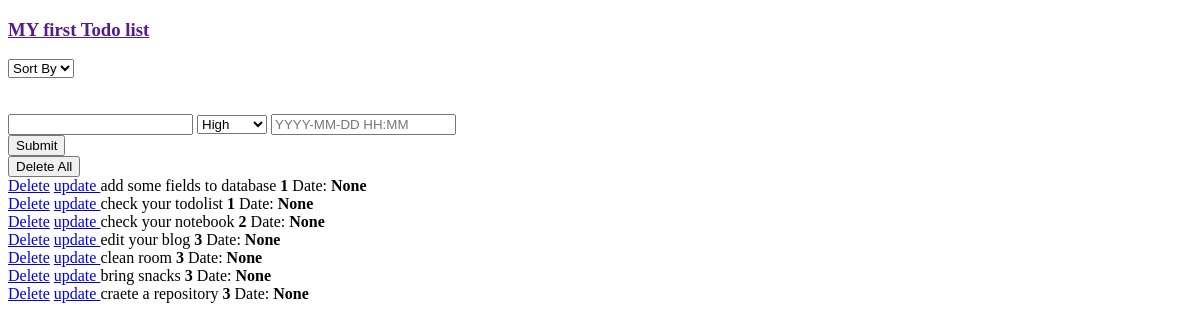
The app's page /, older data.
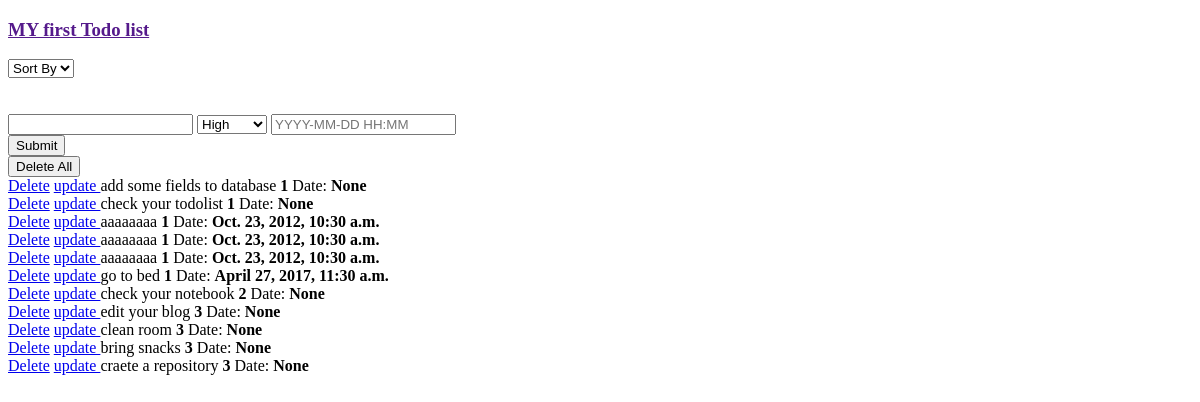
The same page, newer data.
### todoapp/models.py (models this page shows)
class Todolist(models.Model):
	task = models.CharField(max_length=200, null=True)
	priority = models.IntegerField(default= '3')
	due_date = models.DateTimeField(null=True)

### todoapp/views.py (the view, shortened to what this page needs)
# urls.py: url(r'^$', views.test),
def test(request):
    choose = request.GET.get('choose',1)
    if int(choose) == 2 :
        context={'todo_list': Todolist.objects.all().order_by('due_date')}
    else:
        context={'todo_list': Todolist.objects.all().order_by('priority')}
    return render(request, 'index.html', context)

### templates/index.html (shortened to what this page needs)
<!DOCTYPE html>
<html>
<head>
</head>
<body>
<a href=""><h3>MY first Todo list</h3> </a>
<form action="/">
<select name="choose" onchange="this.form.submit()" >
   <option >Sort By</option>
 </select>
</form>
<br>
<br>
<form action="/" method="post">{% csrf_token %}
	<input type="text" name="task_data"/>
	<select name="priority" >
  <option value="1">High</option>
</select>
<input type="text" name="task_date" placeholder="YYYY-MM-DD HH:MM" title="Enter a date in this formart YYYY-MM-DD HH:MM"/> <br>
	<input type="submit"/>
</form>
<a href='/delete_all/'> <button>Delete All</button> </a> <br>
{% for x in todo_list %}
    <a href='/delete/{{x.id}}/'> Delete</a>
    <a href="/update/{{x.id}}/"> update </a>
	{{x.task}}
	<strong>{{x.priority}}</strong>
	Date: <strong>{{x.due_date}}</strong><br>
{% endfor %}
</body>
</html>

Row changes from the older to the newer data that the page shows:
added Todolist: task "aaaaaaaa", priority "1", due_date "Oct. 23, 2012, 10:30 a.m."
added Todolist: task "aaaaaaaa", priority "1", due_date "Oct. 23, 2012, 10:30 a.m."
added Todolist: task "aaaaaaaa", priority "1", due_date "Oct. 23, 2012, 10:30 a.m."
added Todolist: task "go to bed", priority "1", due_date "April 27, 2017, 11:30 a.m."
